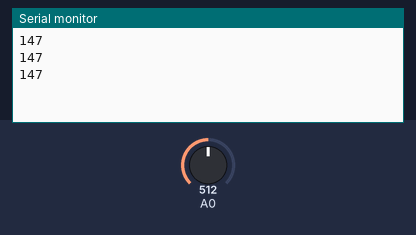
Simulated run of this sketch. Board: Arduino Uno, built with avr-gcc and run on an emulated ATmega328P. Shown: the last lines printed to the serial monitor. The inputs (shaded band) are chosen by the test bench; at power-on: A0 = 512.

Above: at 1.3 s.
1.4 s: A0 set to 716
At 1.9 s:
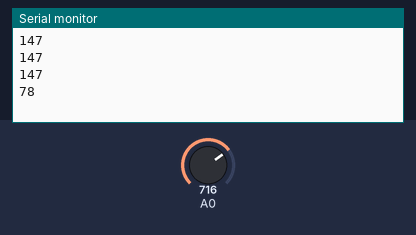
2.9 s: A0 set to 900
At 3.4 s:
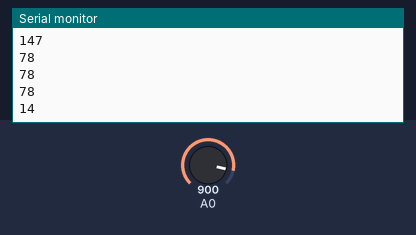
Timing chart, 0 to 5.9 s (numbered marks = the images above; inputs shaded):
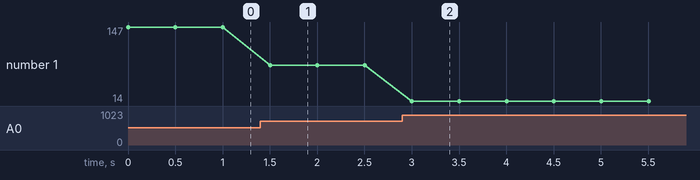

Measured:
- after the input at 1.4 s, the serial monitor: prints a new line after 0.10 s (image 1)
- after the input at 2.9 s, the serial monitor: prints a new line after 0.10 s (image 2)
- plotted number 1: 147 → 78 after the input at 1.4 s, 78 → 14 after the input at 2.9 s

The sketch:

turbidity.ino
```cpp
void setup() {
  Serial.begin(9600);
}
void loop() {
  int sensorValue = analogRead(A0);// read the input on analog pin 0:
  int turbidity = map(sensorValue, 650,940, 100, 0); //Mapping sensor, 650 nilai terkecil, 940 nilai terbesar, 100 dan 0 untuk mapping dan mengubah nilai dari 0-100
  Serial.println(turbidity); // print out the value you read:
  delay(500);
}
```
